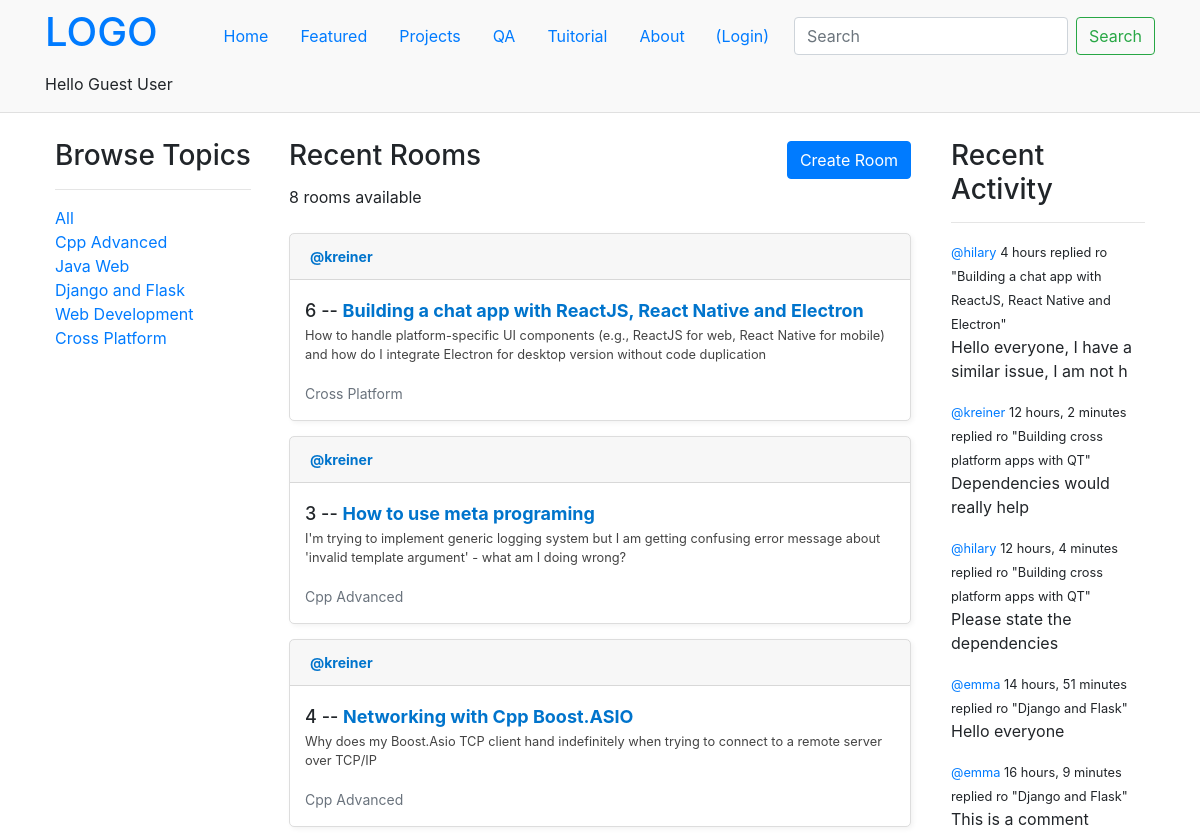
Before: / (upper part) with the older database file.
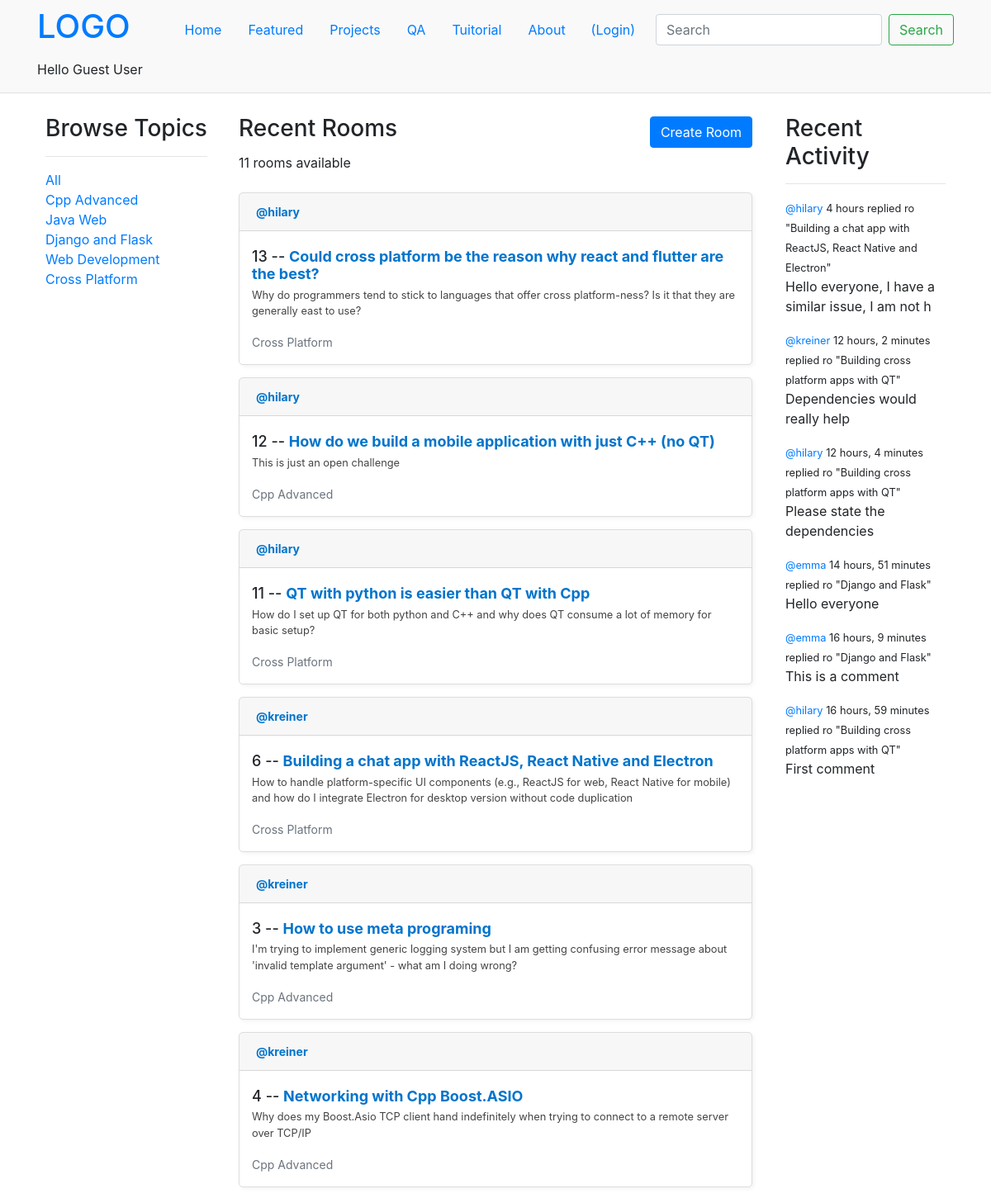
After: the same page with the newer database file.
### base/models.py (models this page shows, shortened)
class Topic(models.Model):
    name  = models.CharField(max_length=200)

class Room(models.Model):
    host = models.ForeignKey(User, on_delete=models.SET_NULL, null=True)
    topic = models.ForeignKey(Topic, on_delete=models.SET_NULL, null=True)
    name = models.CharField(max_length=200)
    description = models.TextField(null=True, blank=True)
    participants = models.ManyToManyField(User, related_name='participants', blank=True)
    updated  = models.DateTimeField(auto_now=True)
    created  = models.DateTimeField(auto_now_add=True)
    class Meta:
        ordering = ['-updated', '-created']
    def __str__(self):
        return self.name

class Message(models.Model):
    user = models.ForeignKey(User, on_delete=models.CASCADE)
    room = models.ForeignKey(Room, on_delete=models.CASCADE)
    body = models.TextField()
    updated  = models.DateTimeField(auto_now=True)
    created  = models.DateTimeField(auto_now_add=True)
    class Meta:
        ordering = ['-updated', '-created']
    def __str__(self):
        return self.body[0:50]

### base/views.py (the view)
# urls.py: path('', views.home, name='home'),
def home(request):
    q = request.GET.get('q') if request.GET.get('q') != None else ''
    rooms = Room.objects.filter(
        Q(topic__name__icontains=q) | Q(
            name__icontains=q) | Q(description__icontains=q)
    )
    topics = Topic.objects.all()
    room_count = rooms.count()
    room_messages = Message.objects.filter(Q(room__topic__name__icontains=q))
    context = {
        'rooms': rooms,
        'topics': topics,
        'room_count': room_count,
        'room_messages': room_messages,
    }
    return render(request, 'base/home.html', context)

### base/templates/base/home.html (shortened to what this page needs)
{% extends "main.html" %}
{% block content %}
<div class='home-container container'>
    <div>
        <div style="position: fixed;">
            {% include "base/topics_component.html" %}
        </div>
    </div>
    <div class="">
        <div class="d-flex mb-1" style="justify-content: space-between; align-items: center;">
            <h3>Recent Rooms</h3>
            <a href="{% url "create-room" %}">
                <button class="btn btn-primary">
                    Create Room
                </button>
            </a>
        </div>
        <p class="mb-4">{{room_count}} rooms available</p>
        {% include "base/feed_component.html" %}
    </div>
    <div>
        {% include "base/activity_component.html" %}
    </div>
</div>
{% endblock content %}

### base/templates/base/topics_component.html
<h3>Browse Topics</h3>
<hr>
<div>
    <a href="{% url "home" %}">All</a>
</div>
{% for topic in topics %}
    <div>
        <a href="{% url "home" %}?q={{topic.name}}">{{topic.name}}</a>
    </div>
{% endfor %}

### base/templates/base/feed_component.html (shortened to what this page needs)
{% for room in rooms%}
<div class="feed-item">
    <div class="feed-header card-header m-0">
        <a href="{% url 'user-profile' room.host.id %}" class="author"
            >@{{ room.host.username }}</a
        >
    </div>
    <div class="feed-item-body">
        <h5 class="feed-title">
            {{ room.id }} --
            <a href="{% url 'room' room.id %}" class="room-link">{{ room.name }}</a>
        </h5>
        <p class="description">{{room.description}}</p>
        <small class="topic">{{ room.topic.name }}</small>
    </div>
</div>
{% endfor %}

### base/templates/base/activity_component.html (shortened to what this page needs)
<h3 class="fs-3">Recent Activity</h3>
<hr>
{% for message in room_messages %}
    <div>
        <small>
            <a href="{% url "user-profile" message.user.id %}">@{{message.user}}</a>
            {{message.created|timesince}}
        </small>
        <small>replied ro "{{message.room}}"</small>
        <p>{{message}}</p>
    </div>
{% endfor %}

Changed rows visible on the page:
added Room: host.username "hilary", id "13", name "Could cross platform be the reason why react and flutter are the best?", description "Why do programmers tend to stick to languages that offer cross platform-ness? Is it that they are generally east to use?", topic.name "Cross Platform"
added Room: host.username "hilary", id "12", name "How do we build a mobile application with just C++ (no QT)", description "This is just an open challenge", topic.name "Cpp Advanced"
added Room: host.username "hilary", id "11", name "QT with python is easier than QT with Cpp", description "How do I set up QT for both python and C++ and why does QT consume a lot of memory for basic setup?", topic.name "Cross Platform"
now on this page (row unchanged): Message: user "hilary", created "16 hours, 59 minutes", room "Building cross platform apps with QT", body "First comment"
Other visible differences:
{{ room_count }}: "8" → "11"
